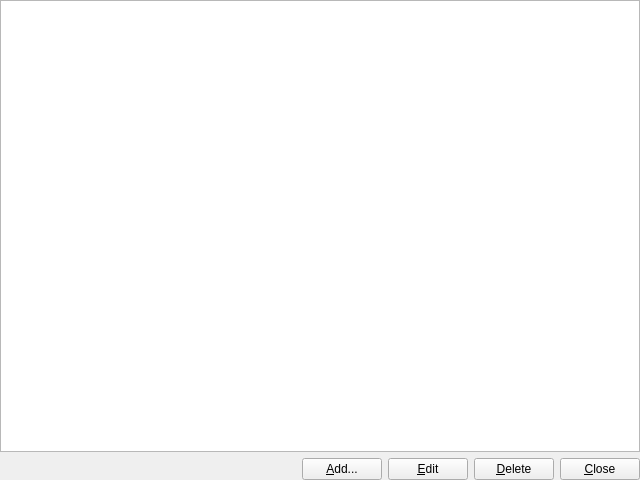
<?xml version="1.0" encoding="UTF-8"?>
<ui version="4.0">
 <class>MainWidget</class>
 <widget class="QWidget" name="MainWidget">
  <property name="geometry">
   <rect>
    <x>0</x>
    <y>0</y>
    <width>640</width>
    <height>480</height>
   </rect>
  </property>
  <property name="windowTitle">
   <string>ArXClock v%1</string>
  </property>
  <layout class="QVBoxLayout" name="verticalLayout">
   <property name="margin">
    <number>0</number>
   </property>
   <item>
    <layout class="QHBoxLayout" name="horizontalLayout_2">
     <item>
      <widget class="QTreeView" name="treeView">
       <property name="alternatingRowColors">
        <bool>true</bool>
       </property>
       <property name="rootIsDecorated">
        <bool>false</bool>
       </property>
      </widget>
     </item>
    </layout>
   </item>
   <item>
    <layout class="QHBoxLayout" name="horizontalLayout">
     <item>
      <spacer name="horizontalSpacer">
       <property name="orientation">
        <enum>Qt::Horizontal</enum>
       </property>
       <property name="sizeHint" stdset="0">
        <size>
         <width>40</width>
         <height>20</height>
        </size>
       </property>
      </spacer>
     </item>
     <item>
      <widget class="QPushButton" name="addButton">
       <property name="text">
        <string>&amp;Add...</string>
       </property>
      </widget>
     </item>
     <item>
      <widget class="QPushButton" name="editButton">
       <property name="text">
        <string>&amp;Edit</string>
       </property>
      </widget>
     </item>
     <item>
      <widget class="QPushButton" name="deleteButton">
       <property name="text">
        <string>&amp;Delete</string>
       </property>
      </widget>
     </item>
     <item>
      <widget class="QPushButton" name="closeButton">
       <property name="text">
        <string>&amp;Close</string>
       </property>
      </widget>
     </item>
    </layout>
   </item>
  </layout>
 </widget>
 <resources/>
 <connections>
  <connection>
   <sender>closeButton</sender>
   <signal>clicked()</signal>
   <receiver>MainWidget</receiver>
   <slot>close()</slot>
   <hints>
    <hint type="sourcelabel">
     <x>601</x>
     <y>487</y>
    </hint>
    <hint type="destinationlabel">
     <x>319</x>
     <y>249</y>
    </hint>
   </hints>
  </connection>
 </connections>
</ui>
